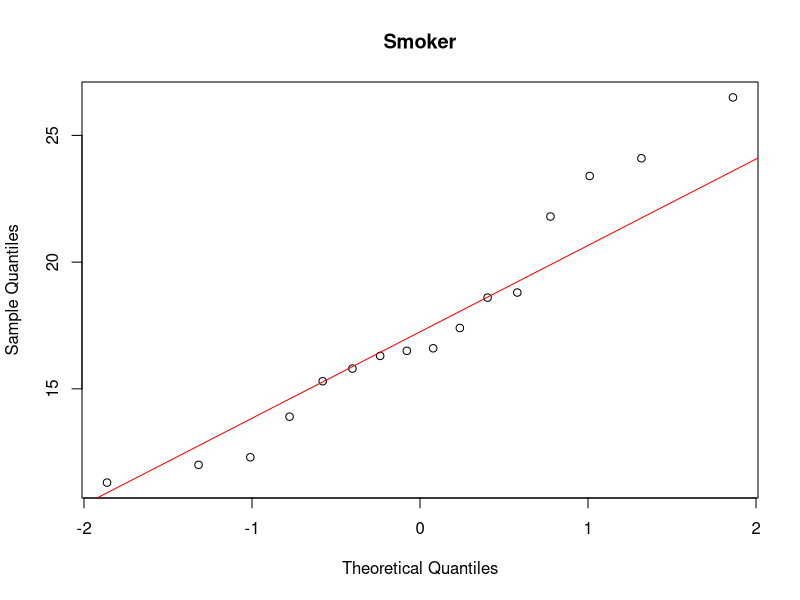
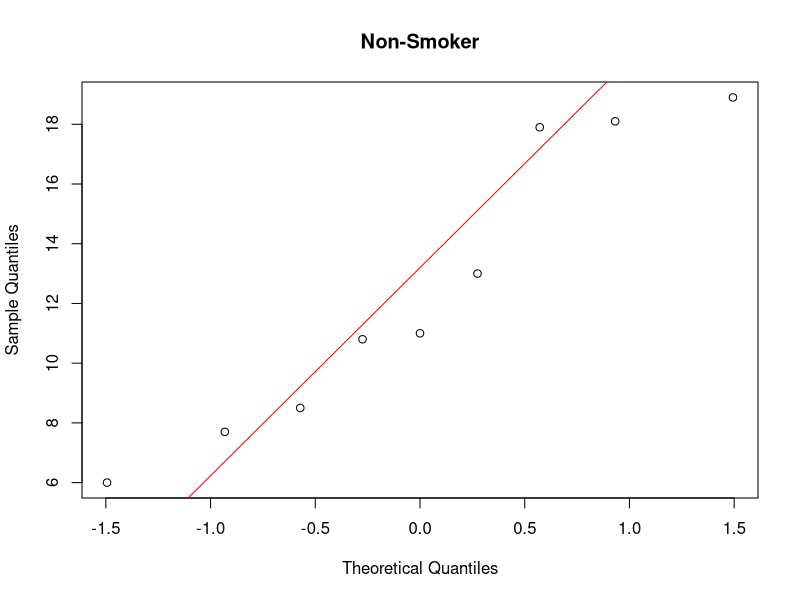
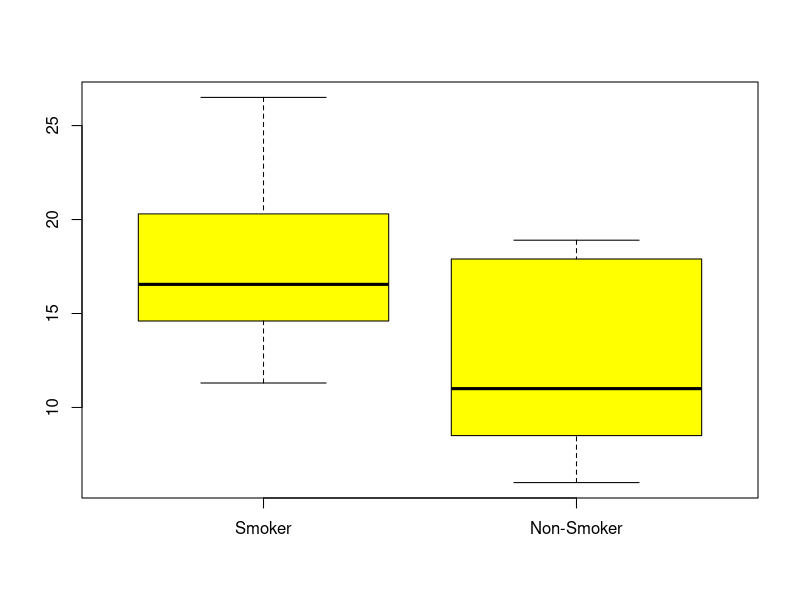
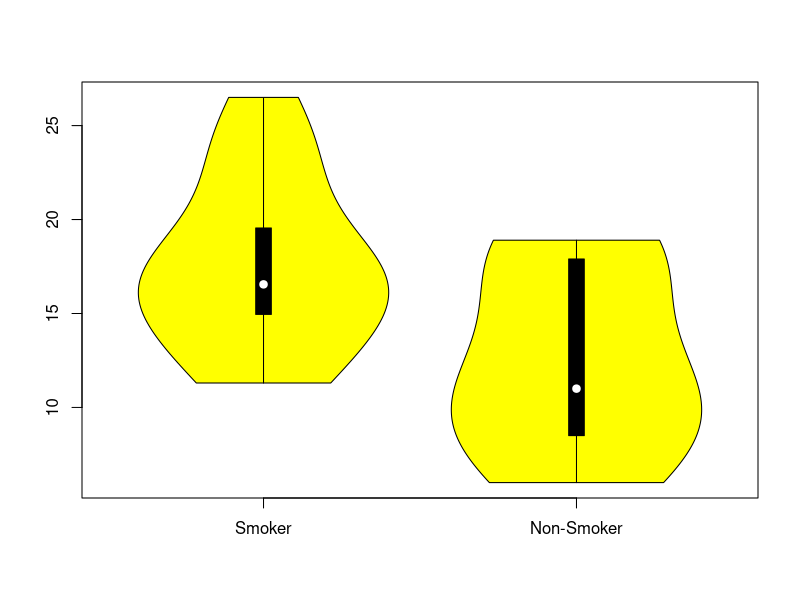

Write the R code that produced these figures, in order.
# 폐 파괴지수 자료의 t-검정

# 흡연자
smoker <- c(16.6, 13.9, 11.3, 26.5, 17.4, 15.3, 15.8, 12.3,
            18.6, 12.0, 24.1, 16.5, 21.8, 16.3, 23.4, 18.8)
smoker
##  [1] 16.6 13.9 11.3 26.5 17.4 15.3 15.8 12.3 18.6 12.0 24.1 16.5 21.8 16.3 23.4 18.8

# 비흡연자
non_smoker <- c(18.1, 6.0, 10.8, 11.0, 7.7, 17.9, 8.5, 13.0, 18.9)
non_smoker
## [1] 18.1  6.0 10.8 11.0  7.7 17.9  8.5 13.0 18.9

qqnorm(smoker, main = "Smoker")
qqline(smoker, col = "red")

qqnorm(non_smoker, main = "Non-Smoker")
qqline(non_smoker, col = "red")

shapiro.test(smoker)
##
## 	Shapiro-Wilk normality test
##
## data:  smoker
## W = 0.94511, p-value = 0.4163

shapiro.test(non_smoker)
##
## 	Shapiro-Wilk normality test
##
## data:  non_smoker
## W = 0.90366, p-value = 0.274

# 병렬 상자 그림
boxplot(smoker, non_smoker, col = "yellow", names = c("Smoker", "Non-Smoker"))

# 병렬 바이올린 그림
library(vioplot)
vioplot(smoker, non_smoker, col = "yellow", names = c("Smoker", "Non-Smoker"))

# 두 모분산 비교(양측검정)
sd(smoker); sd(non_smoker)
## [1] 4.475247
## [1] 4.849227

var.test(smoker, non_smoker)
##
## 	F test to compare two variances
##
## data:  smoker and non_smoker
## F = 0.8517, num df = 15, denom df = 8, p-value = 0.7498
## alternative hypothesis: true ratio of variances is not equal to 1
## 95 percent confidence interval:
##  0.2076714 2.7243799
## sample estimates:
## ratio of variances
##          0.8517046

# 두 모평균 비교(양측검정) - 등분산 가정
t.test(smoker, non_smoker, var.equal = T)
##
## 	Two Sample t-test
##
## data:  smoker and non_smoker
## t = 2.658, df = 23, p-value = 0.01405
## alternative hypothesis: true difference in means is not equal to 0
## 95 percent confidence interval:
##  1.131680 9.076653
## sample estimates:
## mean of x mean of y
##  17.53750  12.43333

# 두 모평균 비교(양측검정) - 이분산 가정
t.test(smoker, non_smoker)
##
## 	Welch Two Sample t-test
##
## data:  smoker and non_smoker
## t = 2.5964, df = 15.593, p-value = 0.01978
## alternative hypothesis: true difference in means is not equal to 0
## 95 percent confidence interval:
##  0.9279143 9.2804190
## sample estimates:
## mean of x mean of y
##  17.53750  12.43333
